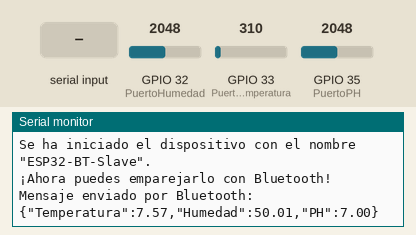
The sketch below on a simulated ESP32. Shown: the last lines printed to the serial monitor. The test bench sets the inputs (shaded band); at power-on: GPIO 33 (PuertoTemperatura) = 310, GPIO 32 (PuertoHumedad) = 2048, GPIO 35 (PuertoPH) = 2048. Nothing arrives over Bluetooth unless stated.

Above: at 1.2 s.
1.3 s: "1" received over the second serial link
At 1.9 s:
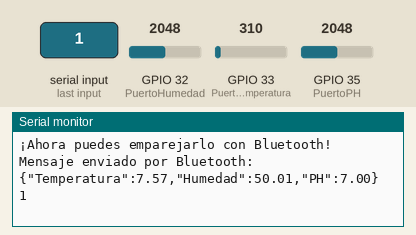
2.8 s: GPIO 33 (PuertoTemperatura) set to 372
At 3.3 s:
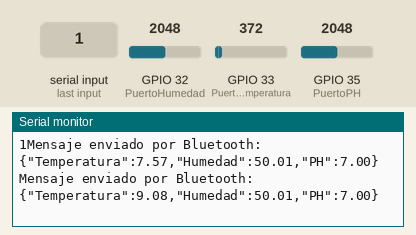
4.3 s: GPIO 32 (PuertoHumedad) set to 2866
At 5.4 s:
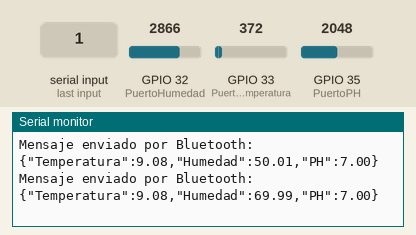
5.8 s: GPIO 35 (PuertoPH) set to 2866
At 6.4 s:
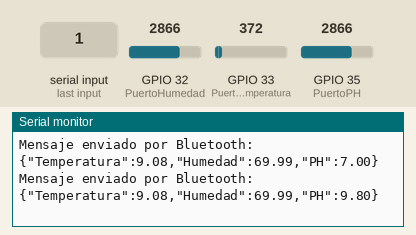
7.3 s: "0" received over the second serial link
At 8.5 s:
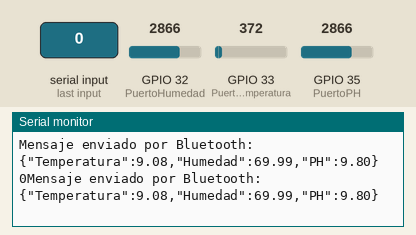
8.8 s: GPIO 33 (PuertoTemperatura) set to 434
At 9.5 s:
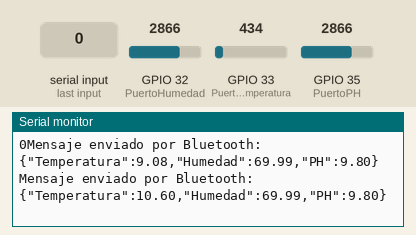
Timing chart, 0 to 11.3 s (numbered marks = the images above; inputs shaded):
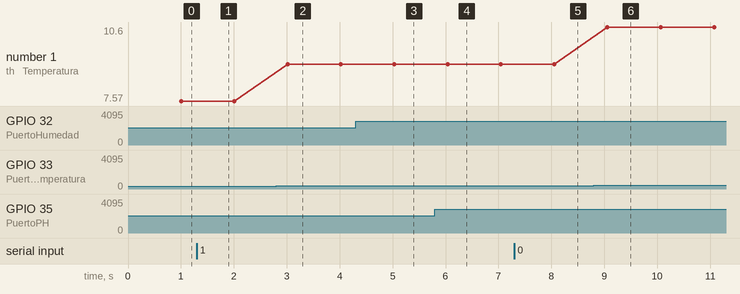

Measured:
- after the input at 1.3 s, the serial monitor: prints a new line at once (image 1)
- after the input at 2.8 s, the serial monitor: prints a new line after 0.22 s (image 2)
- after the input at 4.3 s, the serial monitor: prints a new line after 0.73 s (image 3)
- after the input at 5.8 s, the serial monitor: prints a new line after 0.24 s (image 4)
- after the input at 7.3 s, the serial monitor: prints a new line at once (image 5)
- after the input at 8.8 s, the serial monitor: prints a new line after 0.26 s (image 6)
- plotted number 1: 7.57 → 9.08 after the input at 2.8 s, 9.08 → 10.6 after the input at 8.8 s

The sketch:

Esp32.ino
```cpp
#include <BluetoothSerial.h>

BluetoothSerial SerialBT;

String device_name = "ESP32-BT-Slave";

// Verificación de Bluetooth
#if !defined(CONFIG_BT_ENABLED) || !defined(CONFIG_BLUEDROID_ENABLED)
#error Bluetooth is not enabled! Please run make menuconfig to enable it
#endif

#if !defined(CONFIG_BT_SPP_ENABLED)
#error Serial Port Profile for Bluetooth is not available or not enabled. It is only available for the ESP32 chip.
#endif

// Puertos del ESP32
const int PuertoTemperatura = 33;
const int PuertoHumedad = 32;
const int PuertoPH = 35;

// Variables de almacenamiento
int temperatura = 0;
int humedad = 0;
int ph = 0;

unsigned long previousMillis = 0;
const long interval = 1000;  // Enviar datos cada 1 segundo

void setup() {
    Serial.begin(115200);
    Serial.println("Conectando bluetooth...");
    SerialBT.begin(device_name);

    Serial.printf("Se ha iniciado el dispositivo con el nombre \"%s\". \n¡Ahora puedes emparejarlo con Bluetooth!\n", device_name.c_str());
}

void loop() {
    unsigned long currentMillis = millis();

    // Enviar mensaje JSON recurrentemente cada 1 segundo
    if (currentMillis - previousMillis >= interval) {
        previousMillis = currentMillis;

        // Leer valores de los sensores
        temperatura = analogRead(PuertoTemperatura);
        humedad = analogRead(PuertoHumedad);
        ph = analogRead(PuertoPH);

        // Normalización de valores
        float temperaturaReal = (temperatura / 4095.0) * 100.0;
        float humedadReal = (humedad / 4095.0) * 100.0;
        float phReal = (ph / 4095.0) * 14.0;

        // Crear mensaje JSON con los datos
        String mensaje = "{";
        mensaje += "\"Temperatura\":" + String(temperaturaReal) + ",";
        mensaje += "\"Humedad\":" + String(humedadReal) + ",";
        mensaje += "\"PH\":" + String(phReal);
        mensaje += "}";

        // Enviar datos por Bluetooth
        SerialBT.println(mensaje);
        Serial.println("Mensaje enviado por Bluetooth: " + mensaje);
    }

    // Comunicación estándar por Bluetooth
    if (Serial.available()) {
        SerialBT.write(Serial.read());
    }
    if (SerialBT.available()) {
        Serial.write(SerialBT.read());
    }

    delay(10);
}
```
